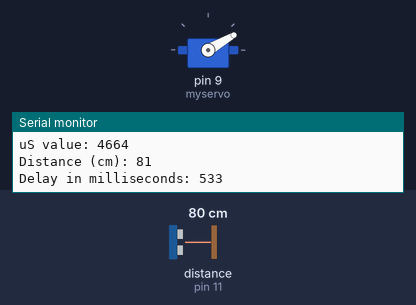
The sketch below on a simulated Arduino Uno, built with avr-gcc and run on an emulated ATmega328P. Shown: servo, the last lines printed to the serial monitor. The inputs (shaded band) are chosen by the test bench; at power-on: distance to the obstacle (sensor on pin 11) 80 cm. The echo pulse lasts 58.3 µs per cm.

Above: at 1.9 s.
2.0 s: distance to the obstacle (sensor on pin 11) set to 2 cm
At 2.4 s:
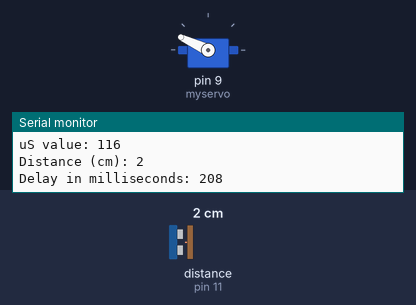
5.5 s: distance to the obstacle (sensor on pin 11) set to 60 cm
At 5.79 s:
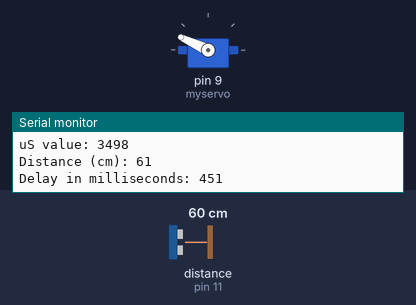
Timing chart, 0 to 15.0 s (numbered marks = the images above; inputs shaded):
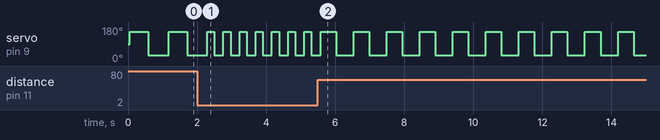

The sketch:

test_servo_ping.ino
```cpp
/*
  Adapted From: Analog Input by David Cuartielles and Tom Igoe
  Author: Malcolm Knapp
  Project: Ultrasonic Sensor to Servo
  Date: 4/10/14
  Version: 0.1
  Description: This code shows how to use a Ultrasonic Distance Sensor to
               control the "blink" rate of a servo. In this case "blink" means
               moving between two positions.

 */
// ---------- included libraries ------------
#include <Servo.h>
#include <NewPing.h>

// ---------- hardware pin defines  -----------
int triggerPin = 12;      // select the pin for ultrasonic trigger
int echoPin = 11;      // select the pin for echo

// ---------- variable initialization  -----------
int delayTime = 0; //variable that holds the delay time in milliseconds
int scaling = 1;
unsigned int uS = 0;      // holds the time it took for the pulse to be recived
unsigned int distance = 0; // holds the distance in centimeters
int maxValue = 200;    // in centimeter
int minValue = 0;      // in centimeter
int maxDistance = 200;   // in centimeters

// ---------- library initialization  -----------
Servo myservo;  // create servo object to control a servo a maximum of eight servo objects can be created
NewPing sonar(triggerPin, echoPin, maxDistance);

void setup() {
  Serial.begin(9600);
  // declare hardware connections
   myservo.attach(9);  // attaches the servo on pin 9 to the servo object
}

void loop() {
  // Input
  delay(50);  // Wait 50ms between pings (about 20 pings/sec). 29ms should be the shortest delay between pings.
  uS = sonar.ping(); // Send ping, get ping time in microseconds (uS).
  distance = uS / US_ROUNDTRIP_CM;  // convert time to distance
  // Debugging
  Serial.print("uS value: "); Serial.println(uS);
  Serial.print("Distance (cm): "); Serial.println(distance);

  // Processing
  //Scaling
  delayTime = map (distance, minValue, maxValue, 200, 1023);
  Serial.print ("Delay in milliseconds: "); Serial.println (delayTime);
  // Modes
  // None - put new modes here

  // Output
  myservo.write(155);
  delay(delayTime);
  myservo.write(30);
  delay(delayTime);
}
```

Measured:
- after the input at 2.0 s, servo on pin 9 (myservo): alternates 155° for 0.21 s and 30° for 0.26 s, starting after 0.50 s
- after the input at 5.5 s, servo on pin 9 (myservo): alternates 155° for 0.45 s and 30° for 0.51 s, starting after 0.53 s
- by itself, servo on pin 9 (myservo): alternates 155° for 0.53 s and 30° for 0.59 s
